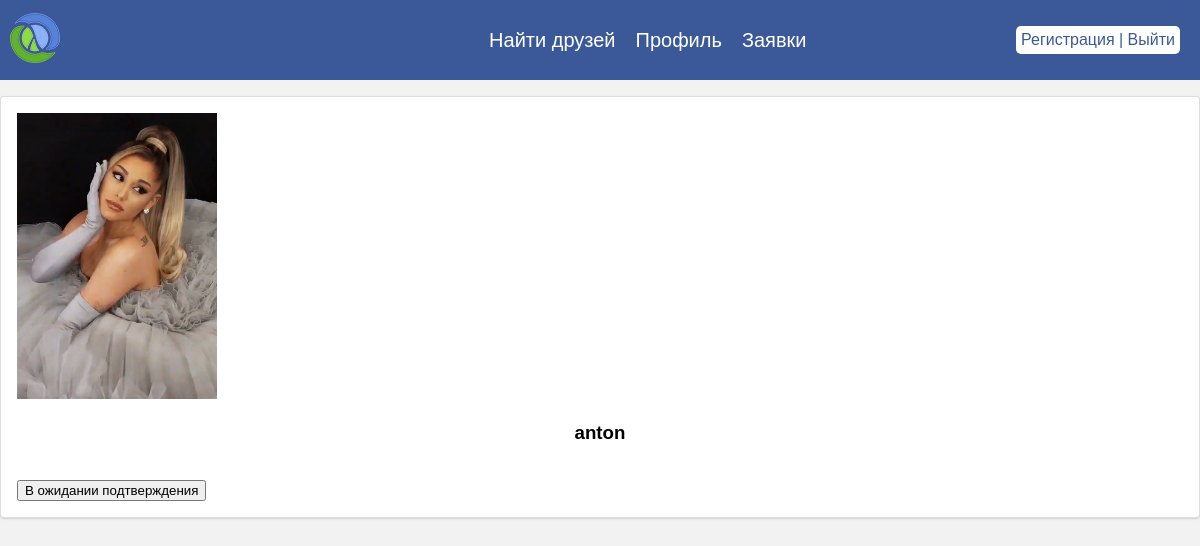
/applications/ (signed in), run on the app's committed database.
### profiles/models.py (models this page shows, shortened)
class Profile(models.Model):
    username = models.CharField(max_length=200, blank=True, unique=True, verbose_name='Имя Пользователя')
    user = models.OneToOneField(User, on_delete=models.CASCADE, verbose_name='Пользователь')
    avatar = models.ImageField(default='avatar.png', upload_to="avatar/%Y/%m/%d/", verbose_name='Аватар')
    friends = models.ManyToManyField(User, blank=True, related_name='friends', verbose_name='Друзья')
    slug = models.SlugField(unique=True, blank=True,verbose_name='URL')
    objects = ProfileManager()
    class Meta:
        verbose_name = 'Пользователи'
        verbose_name_plural = 'Пользователи'
        ordering = ['username',]

### profiles/views.py (the view)
# urls.py: path('applications/', invites_received_view, name='applications'),
@login_required
def invites_received_view(request):
    profile = Profile.objects.get(user=request.user)
    qs = Relationship.objects.invatations_received(profile)
    qw = Relationship.objects.invatations_sended(profile)
    results = list(map(lambda x: x.sender, qs))
    resultsw = list(map(lambda x: x.receiver, qw))
    context = {
        'qs': results,
        'qw': resultsw,
    }
    return render(request, 'profiles/applications.html', context)

### profiles/models.py (called while the page is built)
    def invatations_received(self, receiver):
        qs = Relationship.objects.filter(receiver=receiver, status='send')
        return qs

    def invatations_sended(self, sender):
        qw = Relationship.objects.filter(sender=sender, status='send')
        return qw

### profiles/templates/profiles/applications.html (shortened to what this page needs)
{% extends 'base.html' %}
{% block content %}
    {% for obc in qw %}
                <div class="ui segment">
            <div>
                <div>
                    <div>
                        <img width="200" src={{obc.avatar.url}}>
                    </div>
                    <div>
                        <h3>{{obc.user}}</h3>
                        <br>
                        <button>В ожидании подтверждения</button>
                    </div>
                </div>
            </div>
        </div>
    {% endfor %}
{% endblock content %}

### profiles/static/profiles/css/style.css (style rules this page uses)
.ui.segment { position: relative; background: #fff; box-shadow: 0px 1px 2px 0 rgba(34, 36, 38, 0.15); margin: 1rem 0; padding: 1em; border-radius: 0.25rem; border: 1px solid rgba(34, 36, 38, 0.15); }
body { font-family: Arial, sans-serif; background-color: #f2f2f2; margin: 0; padding: 0; }
h1,h3,p { text-align:center ; }

### data on the page
Profile: avatar (picture), user "anton"
